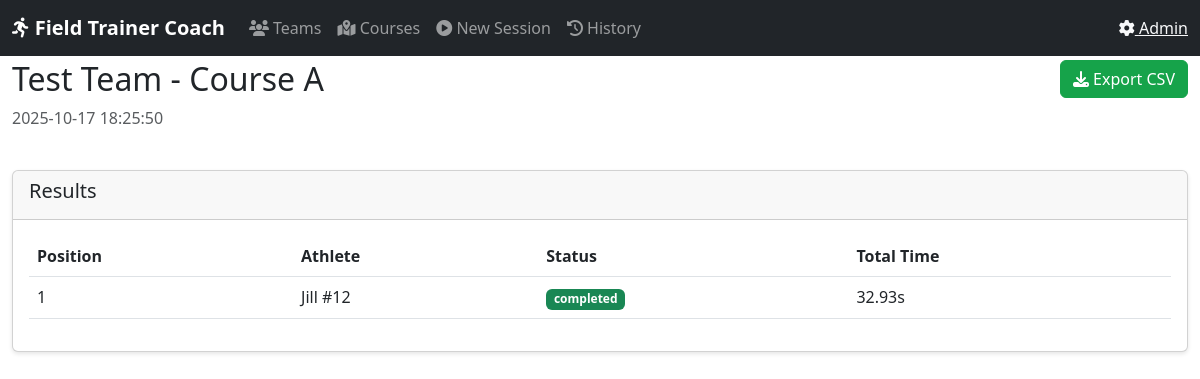
Screenshot of /session/f2714d23-ae2b-4c0d-946e-dc29342bc963/results with the database file from the repository.
### tables this page shows
CREATE TABLE teams (
                    team_id TEXT PRIMARY KEY,
                    name TEXT NOT NULL UNIQUE,
                    age_group TEXT,
                    created_at TIMESTAMP DEFAULT CURRENT_TIMESTAMP,
                    updated_at TIMESTAMP DEFAULT CURRENT_TIMESTAMP
                );

CREATE TABLE courses (
                    course_id INTEGER PRIMARY KEY AUTOINCREMENT,
                    course_name TEXT NOT NULL UNIQUE,
                    description TEXT,
                    course_type TEXT DEFAULT 'conditioning',
                    total_devices INTEGER DEFAULT 6,
                    created_at TIMESTAMP DEFAULT CURRENT_TIMESTAMP,
                    updated_at TIMESTAMP DEFAULT CURRENT_TIMESTAMP
                );

CREATE TABLE runs (
                    run_id TEXT PRIMARY KEY,
                    session_id TEXT NOT NULL,
                    athlete_id TEXT NOT NULL,
                    course_id INTEGER NOT NULL,
                    queue_position INTEGER NOT NULL,
                    status TEXT NOT NULL DEFAULT 'queued',
                    started_at TIMESTAMP,
                    completed_at TIMESTAMP,
                    total_time REAL,
                    FOREIGN KEY (session_id) REFERENCES sessions(session_id) ON DELETE CASCADE,
                    FOREIGN KEY (athlete_id) REFERENCES athletes(athlete_id),
                    FOREIGN KEY (course_id) REFERENCES courses(course_id),
                    UNIQUE(session_id, queue_position),
                    CHECK (status IN ('queued', 'running', 'completed', 'incomplete', 'dropped', 'absent'))
                );

CREATE TABLE athletes (
                    athlete_id TEXT PRIMARY KEY,
                    team_id TEXT NOT NULL,
                    name TEXT NOT NULL,
                    jersey_number INTEGER,
                    age INTEGER,
                    position TEXT,
                    created_at TIMESTAMP DEFAULT CURRENT_TIMESTAMP,
                    updated_at TIMESTAMP DEFAULT CURRENT_TIMESTAMP,
                    FOREIGN KEY (team_id) REFERENCES teams(team_id) ON DELETE CASCADE
                );

### coach_interface.py (the view)
@app.route('/session/<session_id>/results')
def session_results(session_id):
    session = db.get_session(session_id)
    if not session:
        return "Session not found", 404
    course = db.get_course(session['course_id'])
    team = db.get_team(session['team_id'])
    runs = session['runs']
    for run in runs:
        run['segments'] = db.get_run_segments(run['run_id'])
    return render_template(
        'session_results.html',
        session=session,
        course=course,
        team=team,
        runs=runs
    )

### field_trainer/db_manager.py (called while the page is built)
    @contextmanager
    def get_connection(self):
        conn = sqlite3.connect(self.db_path)
        conn.row_factory = sqlite3.Row  # Enable dict-like access
        try:
            yield conn
            conn.commit()
        except Exception:
            conn.rollback()
            raise
        finally:
            conn.close()

    def get_team(self, team_id: str) -> Optional[Dict[str, Any]]:
        with self.get_connection() as conn:
            row = conn.execute('SELECT * FROM teams WHERE team_id = ?', (team_id,)).fetchone()
            return dict(row) if row else None

    def get_course(self, course_id_or_name) -> Optional[Dict[str, Any]]:
        with self.get_connection() as conn:
            if isinstance(course_id_or_name, int):
                row = conn.execute('SELECT * FROM courses WHERE course_id = ?', (course_id_or_name,)).fetchone()
            else:
                row = conn.execute('SELECT * FROM courses WHERE course_name = ?', (course_id_or_name,)).fetchone()
            if not row:
                return None
            course = dict(row)
            actions = conn.execute(
                '''SELECT * FROM course_actions WHERE course_id = ? ORDER BY sequence''',
                (course['course_id'],)
            ).fetchall()
            course['actions'] = [dict(a) for a in actions]
            return course

    def get_session(self, session_id: str) -> Optional[Dict[str, Any]]:
        with self.get_connection() as conn:
            row = conn.execute('SELECT * FROM sessions WHERE session_id = ?', (session_id,)).fetchone()
            if not row:
                return None
            session = dict(row)
            runs = conn.execute(
                '''SELECT r.*, a.name as athlete_name, a.jersey_number
                   FROM runs r
                   JOIN athletes a ON r.athlete_id = a.athlete_id
                   WHERE r.session_id = ?
                   ORDER BY r.queue_position''',
                (session_id,)
            ).fetchall()
            session['runs'] = [dict(run) for run in runs]
            return session

    def get_run_segments(self, run_id: str) -> List[Dict[str, Any]]:
        with self.get_connection() as conn:
            rows = conn.execute(
                'SELECT * FROM segments WHERE run_id = ? ORDER BY sequence',
                (run_id,)
            ).fetchall()
            return [dict(row) for row in rows]

### templates/coach/session_results.html (shortened to what this page needs)
{% extends "base.html" %}
{% block content %}
<div class="row mb-4">
    <div class="col-md-8">
        <h2>{{ team.name }} - {{ course.course_name }}</h2>
        <p class="text-muted">{{ session.created_at }}</p>
    </div>
    <div class="col-md-4 text-end">
        <a href="{{ url_for('export_session', session_id=session.session_id) }}" class="btn btn-success">
            <i class="fas fa-download"></i> Export CSV
        </a>
    </div>
</div>
<div class="card">
    <div class="card-header">
        <h5>Results</h5>
    </div>
    <div class="card-body">
        <div class="table-responsive">
            <table class="table">
                <thead>
                    <tr>
                        <th>Position</th>
                        <th>Athlete</th>
                        <th>Status</th>
                        <th>Total Time</th>
                    </tr>
                </thead>
                <tbody>
                    {% for run in runs %}
                    <tr>
                        <td>{{ run.queue_position + 1 }}</td>
                        <td>{{ run.athlete_name }} {% if run.jersey_number %}#{{ run.jersey_number }}{% endif %}</td>
                        <td><span class="badge bg-{{ 'success' if run.status == 'completed' else 'secondary' }}">{{ run.status }}</span></td>
                        <td>{% if run.total_time %}{{ "%.2f"|format(run.total_time) }}s{% else %}-{% endif %}</td>
                    </tr>
                    {% endfor %}
                </tbody>
            </table>
        </div>
    </div>
</div>
{% endblock %}

### templates/coach/base.html (style rules this page uses)
:root { --primary: #2563eb; --success: #16a34a; --warning: #ea580c; --danger: #dc2626; }
body { padding-top: 60px; }
.card { box-shadow: 0 2px 4px rgba(0,0,0,0.1); margin-bottom: 20px; }
.btn-success { background-color: var(--success); border-color: var(--success); }

### rows the page displays
teams: name "Test Team"
courses: course_name "Course A"
runs: run.queue_position+1 "1", athlete_name "Jill", jersey_number "12", status "completed", total_time "32.93"

### other values shown
{{ session.created_at }} "2025-10-17 18:25:50"
